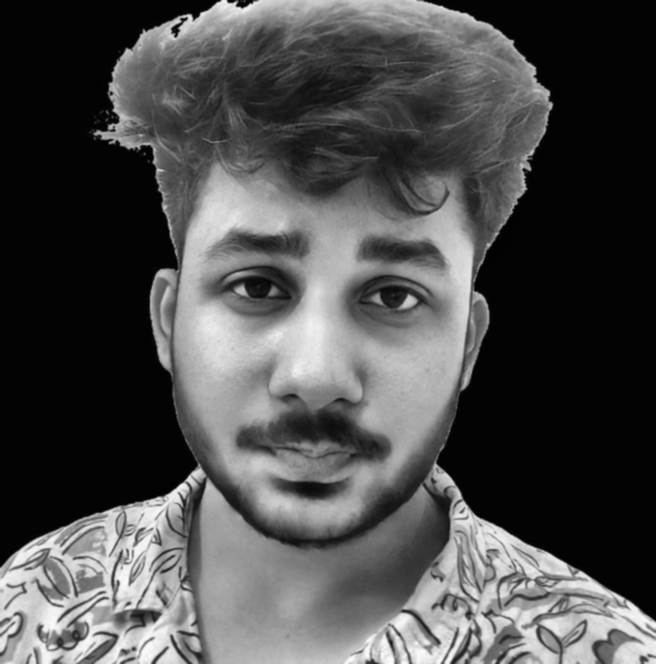
#> input picture data/source-prepped.png, 656 x 664 px
$ python make_ascii_svg.py
#> lines starting #> are read from the running program, lines starting #| are printed output that depends on the picture
from PIL import Image, ImageOps, ImageEnhance
from pathlib import Path
import html

ROOT = Path(__file__).resolve().parent.parent

INPUT = ROOT / "data" / "source-prepped.png"
OUTPUT = ROOT / "avi-ascii.svg"

# Configuration
WIDTH = 100
RAMP = " .:-=+*#%@"

print("Generating ASCII portrait...")

if not INPUT.exists():
    raise FileNotFoundError(INPUT)

# Load image
img = Image.open(INPUT).convert("L")
#> img is the input picture: PIL image 656x664 L; min 2, max 253, mean 76.7

# Improve contrast
img = ImageOps.autocontrast(img)
img = ImageEnhance.Contrast(img).enhance(1.8)
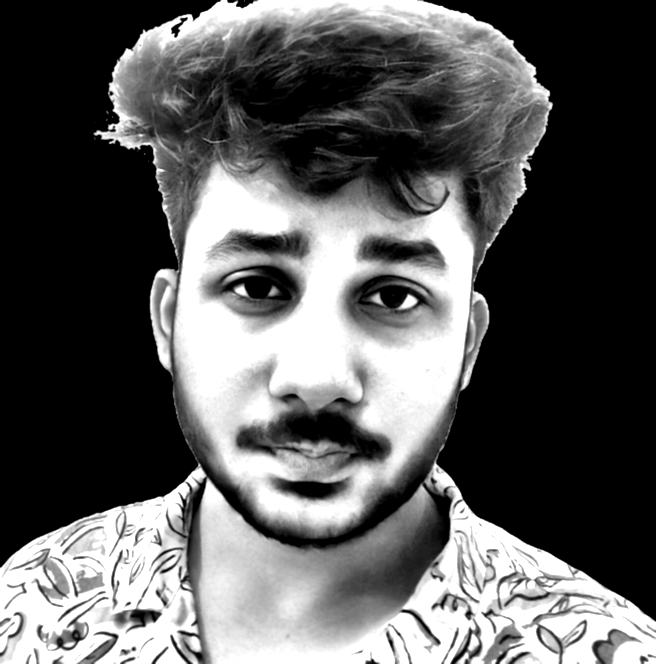
#> img: PIL image 656x664 L; min 0, max 255, mean 92.2

# Resize
height = int(img.height / img.width * WIDTH * 0.56)
#> height = 56
img = img.resize((WIDTH, height), Image.Resampling.LANCZOS)
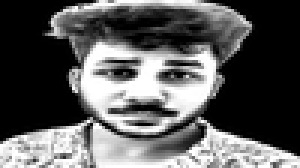
#> img: PIL image 100x56 L (shown 3 times larger); min 0, max 255, mean 92.3

# Convert pixels to ASCII
pixels = img.load()

lines = []

for y in range(height):
    line = ""

    for x in range(WIDTH):
        brightness = pixels[x, y]

        # Bright pixels = dense characters
        index = int(brightness / 255 * (len(RAMP) - 1))

        line += RAMP[index]

    lines.append(line)
#> after the loop, lines = 56 items

# SVG dimensions
CHAR_WIDTH = 8
CHAR_HEIGHT = 13

SVG_WIDTH = WIDTH * CHAR_WIDTH
SVG_HEIGHT = height * CHAR_HEIGHT
#> SVG_HEIGHT = 728

# Generate SVG
svg = [
    f'<svg xmlns="http://www.w3.org/2000/svg" '
    f'width="{SVG_WIDTH}" height="{SVG_HEIGHT}" '
    f'viewBox="0 0 {SVG_WIDTH} {SVG_HEIGHT}">',

    '<rect width="100%" height="100%" fill="#000000"/>',

    '<text xml:space="preserve" '
    'font-family="Courier New, monospace" '
    'font-size="12" fill="#FFFFFF">'
]

for i, line in enumerate(lines):
    svg.append(
        f'<tspan x="0" y="{(i + 1) * CHAR_HEIGHT}">'
        f'{html.escape(line)}</tspan>'
    )
#> this loop made 56 passes
#> after the loop, svg = 59 items

svg.append('</text>')
svg.append('</svg>')

OUTPUT.write_text("\n".join(svg), encoding="utf-8")

print("SUCCESS!")
print(f"Generated: {OUTPUT}")
print(f"Dimensions: {WIDTH} x {height}")
#| Dimensions: 100 x 56

$ run again, with data/5.png copied over data/source-prepped.png
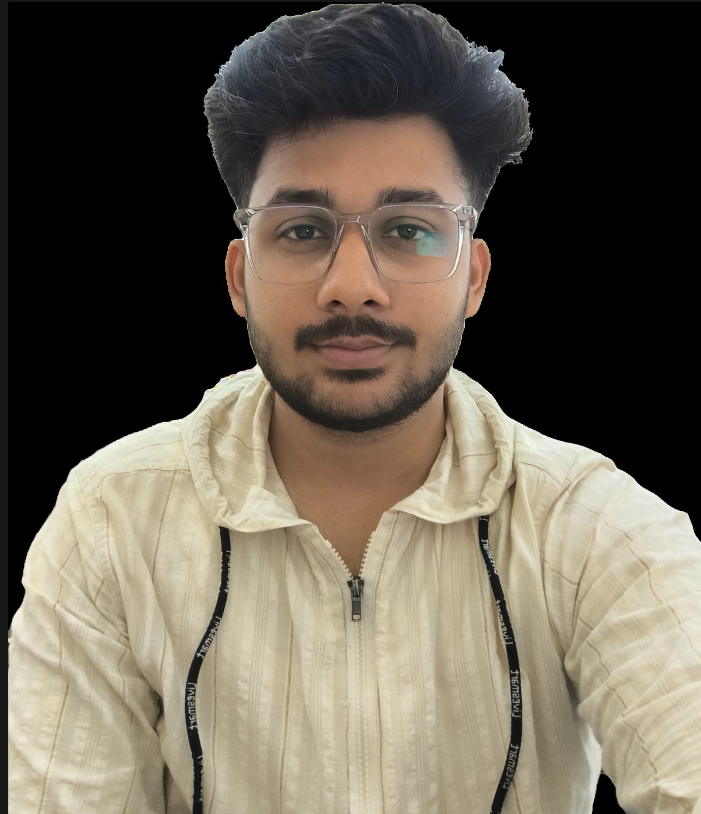
#> input picture data/5.png, 701 x 814 px
#> `img = ImageEnhance.Contrast(img).enhance(1.8)`:
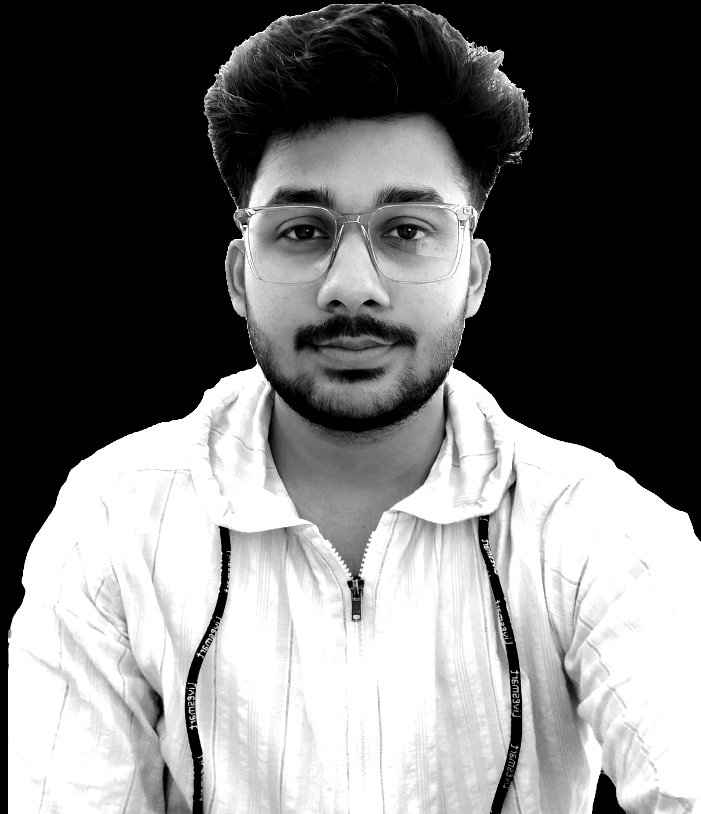
#> img: PIL image 701x814 L; min 0, max 255, mean 117.6
#> `img = img.resize((WIDTH, height), Image.Resampling.LANCZOS)`:
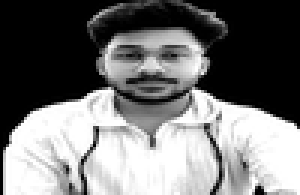
#> img: PIL image 100x65 L (shown 3 times larger); min 0, max 255, mean 117.6
#> after the loop `for y in range(height):`: lines = 65 items
#> the loop `for i, line in enumerate(lines):` made 65 passes
#> after the loop `for i, line in enumerate(lines):`: svg = 68 items
#| Dimensions: 100 x 65

$ run again, with data/9.png copied over data/source-prepped.png
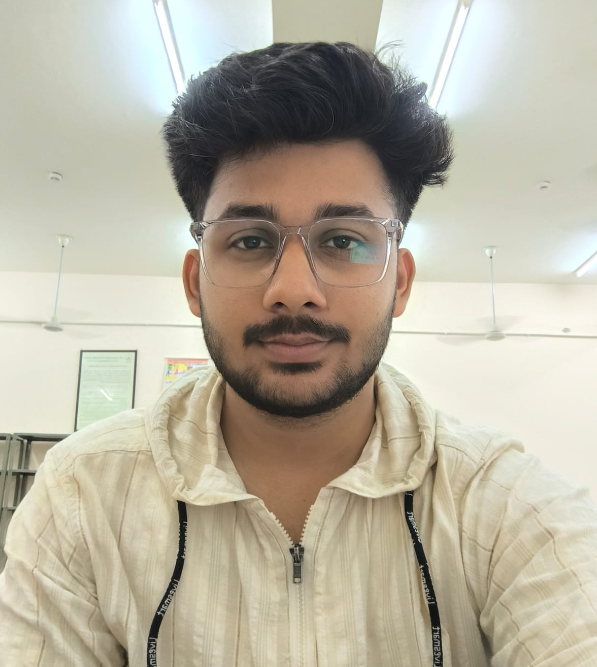
#> input picture data/9.png, 597 x 667 px
#> `img = ImageEnhance.Contrast(img).enhance(1.8)`:
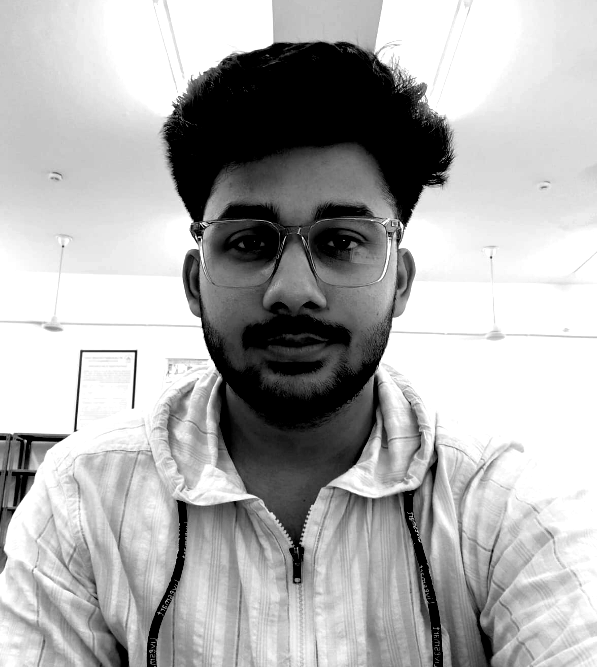
#> img: PIL image 597x667 L; min 0, max 255, mean 174.4
#> `img = img.resize((WIDTH, height), Image.Resampling.LANCZOS)`:
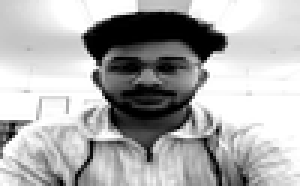
#> img: PIL image 100x62 L (shown 3 times larger); min 0, max 255, mean 174.3
#> after the loop `for y in range(height):`: lines = 62 items
#> the loop `for i, line in enumerate(lines):` made 62 passes
#> after the loop `for i, line in enumerate(lines):`: svg = 65 items
#| Dimensions: 100 x 62

$ run again, with data/source-photo.png copied over data/source-prepped.png
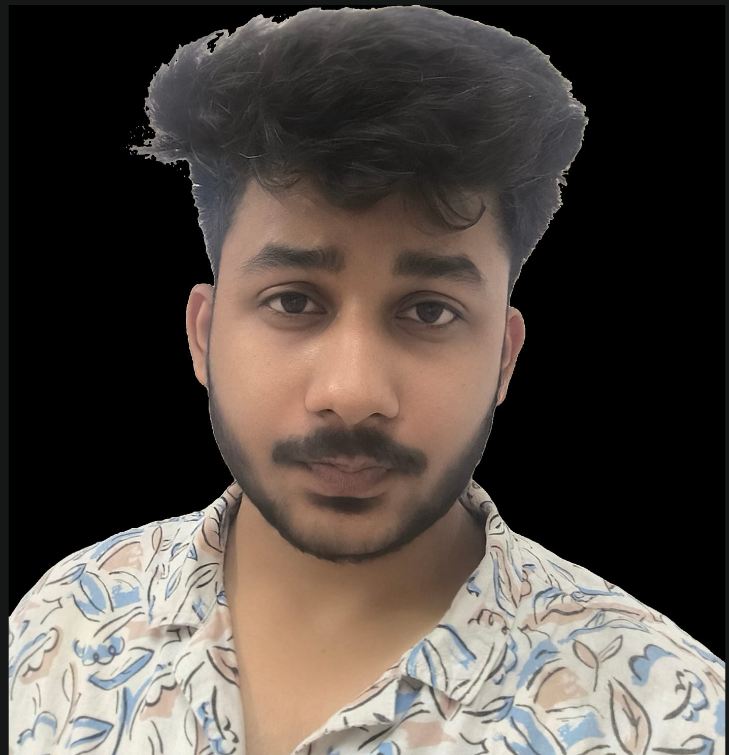
#> input picture data/source-photo.png, 729 x 755 px
#> `img = ImageEnhance.Contrast(img).enhance(1.8)`:
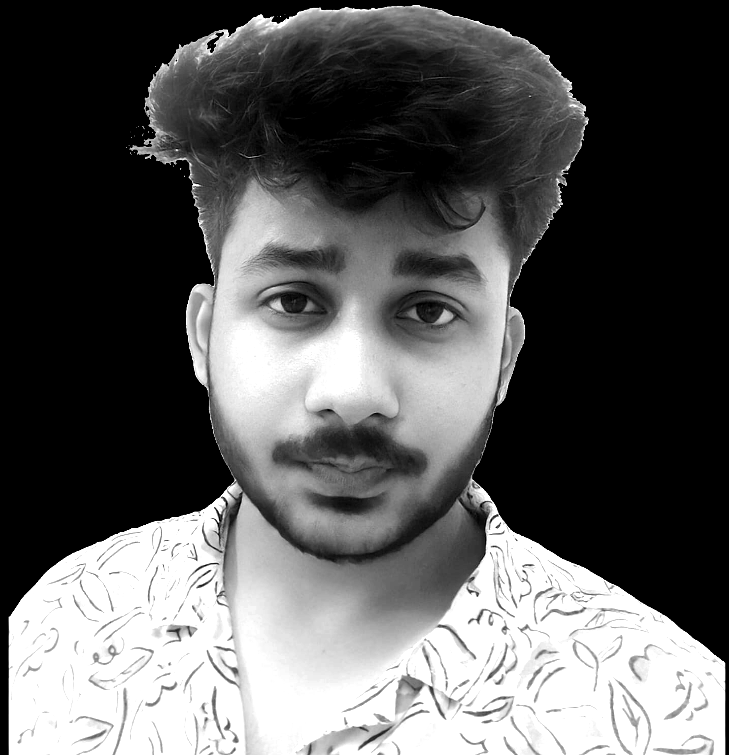
#> img: PIL image 729x755 L; min 0, max 255, mean 91.3
#> `img = img.resize((WIDTH, height), Image.Resampling.LANCZOS)`:
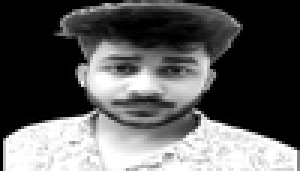
#> img: PIL image 100x57 L (shown 3 times larger); min 0, max 255, mean 91.4
#> after the loop `for y in range(height):`: lines = 57 items
#> the loop `for i, line in enumerate(lines):` made 57 passes
#> after the loop `for i, line in enumerate(lines):`: svg = 60 items
#| Dimensions: 100 x 57
